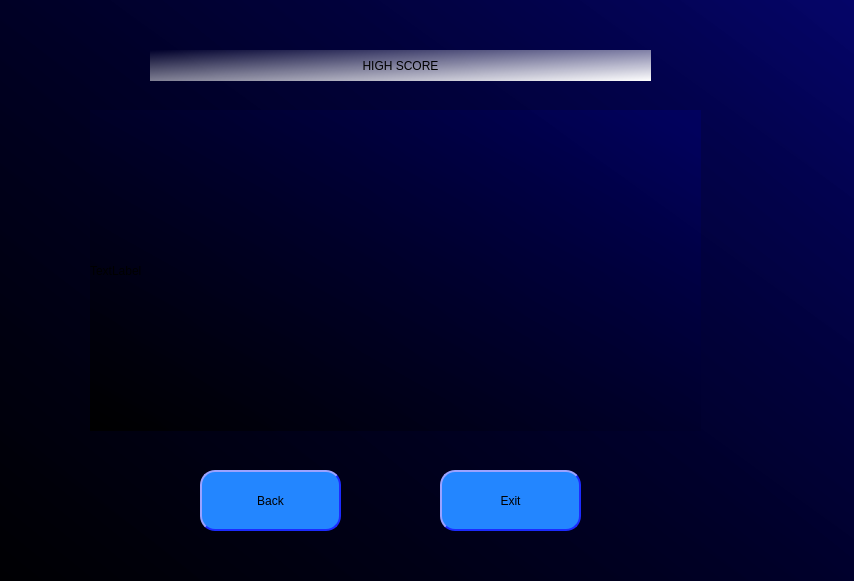
<?xml version="1.0" encoding="UTF-8"?>
<ui version="4.0">
 <class>MainWindow</class>
 <widget class="QMainWindow" name="MainWindow">
  <property name="geometry">
   <rect>
    <x>0</x>
    <y>0</y>
    <width>854</width>
    <height>581</height>
   </rect>
  </property>
  <property name="windowTitle">
   <string>MainWindow</string>
  </property>
  <property name="styleSheet">
   <string notr="true">background-color: qlineargradient(spread:pad, x1:1, y1:0.063, x2:0, y2:1, stop:0 rgba(0, 0, 105, 159), stop:1 rgba( 0,0 121, 174));</string>
  </property>
  <widget class="QWidget" name="centralwidget">
   <widget class="QLabel" name="label">
    <property name="geometry">
     <rect>
      <x>0</x>
      <y>-50</y>
      <width>911</width>
      <height>691</height>
     </rect>
    </property>
    <property name="text">
     <string/>
    </property>
    <property name="pixmap">
     <pixmap>../../../../Desktop/tron-legacy-850x562.jpg</pixmap>
    </property>
   </widget>
   <widget class="QPushButton" name="pushButton_6">
    <property name="geometry">
     <rect>
      <x>200</x>
      <y>470</y>
      <width>141</width>
      <height>61</height>
     </rect>
    </property>
    <property name="styleSheet">
     <string notr="true">background-color: rgb(35, 134, 255);
font: 12pt &quot;Agency FB&quot;;
border-style: outset;
border-width: 2px;
border-radius: 15px;
border-color: rgb(28, 43, 255);
padding: 4px;</string>
    </property>
    <property name="text">
     <string>Back</string>
    </property>
   </widget>
   <widget class="QPushButton" name="pushButton_7">
    <property name="geometry">
     <rect>
      <x>440</x>
      <y>470</y>
      <width>141</width>
      <height>61</height>
     </rect>
    </property>
    <property name="styleSheet">
     <string notr="true">background-color: rgb(35, 134, 255);
font: 12pt &quot;Agency FB&quot;;
border-style: outset;
border-width: 2px;
border-radius: 15px;
border-color: rgb(28, 43, 255);
padding: 4px;</string>
    </property>
    <property name="text">
     <string>Exit</string>
    </property>
   </widget>
   <widget class="QLabel" name="label_2">
    <property name="geometry">
     <rect>
      <x>90</x>
      <y>110</y>
      <width>611</width>
      <height>321</height>
     </rect>
    </property>
    <property name="text">
     <string>TextLabel</string>
    </property>
   </widget>
   <widget class="QLabel" name="label_3">
    <property name="geometry">
     <rect>
      <x>150</x>
      <y>50</y>
      <width>501</width>
      <height>31</height>
     </rect>
    </property>
    <property name="autoFillBackground">
     <bool>false</bool>
    </property>
    <property name="styleSheet">
     <string notr="true">background-color: qlineargradient(spread:pad, x1:0, y1:0, x2:1, y2:1, stop:0 rgba(0, 0, 0, 0), stop:1 rgba(255, 255, 255, 255));
font: 12pt &quot;Agency FB&quot;;</string>
    </property>
    <property name="text">
     <string>HIGH SCORE</string>
    </property>
    <property name="alignment">
     <set>Qt::AlignCenter</set>
    </property>
   </widget>
  </widget>
 </widget>
 <resources/>
 <connections/>
</ui>
